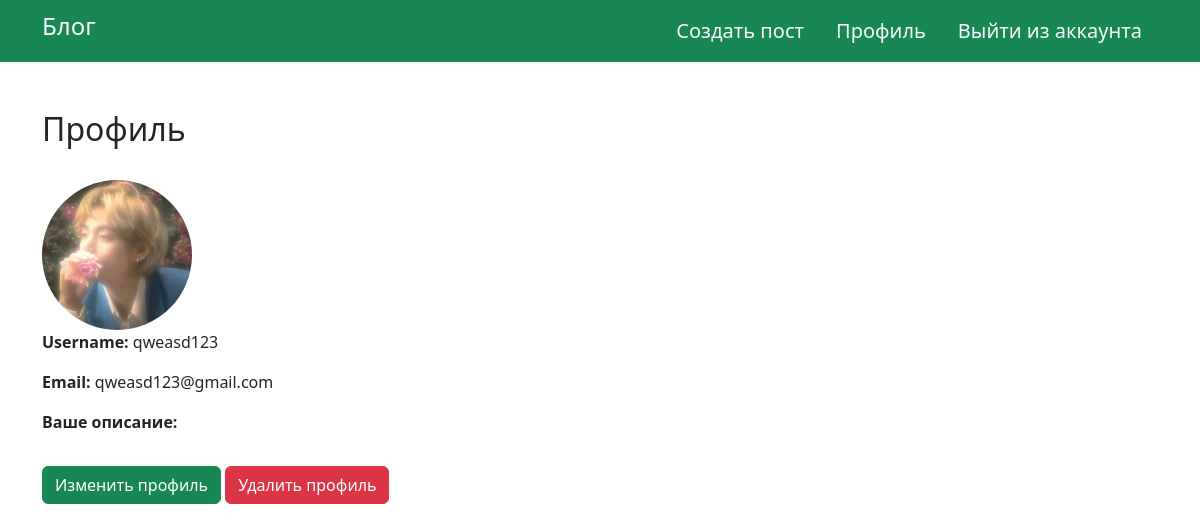
Page /blog/profile/qweasd123/ (signed in) on the committed database.
### blog/models.py (models this page shows, shortened)
class CustomUser(AbstractUser):
    username = models.CharField(max_length=150, unique=True)
    avatar = models.ImageField(upload_to='avatars/', blank=True, null=True)
    bio = models.TextField(blank=True)
    email = models.EmailField(max_length=150, verbose_name='Email', unique=True)
    password = models.CharField(max_length=150, verbose_name='Пароль')
    USERNAME_FIELD = 'username'
    REQUIRED_FIELDS = ['email', 'avatar']

### blog/views.py (the view)
# urls.py: path('profile/<str:username>/', views.profile, name='profile'),
def profile(request, username):
    user = get_object_or_404(CustomUser, username=username)
    posts = user.posts.all()
    return render(request, "blog/profile.html", {"user_profile": user, "posts": posts})

### blog/templates/blog/profile.html (shortened to what this page needs)
{% extends 'main.html' %}
{% block content %}
<h2>Профиль</h2>
<br>
<div class="profile">
    <div class="avatar">
        <img src="{{ user.avatar.url }}" alt="Аватар пользователя" style="width: 150px; height: 150px; object-fit: cover; border-radius: 50%;">
    </div>
    <p><strong>Username:</strong> {{ user.username }}</p>
    <p><strong>Email:</strong> {{ user.email }}</p>
    <div class="d-flex flex-column">
        <p><strong>Ваше описание:</strong></p>
    </div>
    <a class="btn btn-success" href="{% url 'blog:edit_profile' username=user.username %}">Изменить профиль</a>
    <a class="btn btn-danger" href="{% url 'blog:delete_profile' username=user.username %}">Удалить профиль</a>
</div>
{% endblock %}

### rows in the picture
CustomUser: avatar (picture), username "qweasd123", email "qweasd123@gmail.com"
